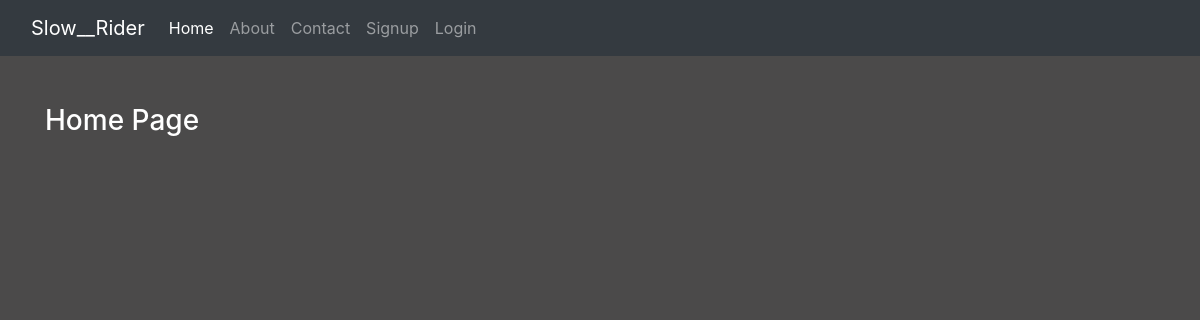
The app's page /, older data.
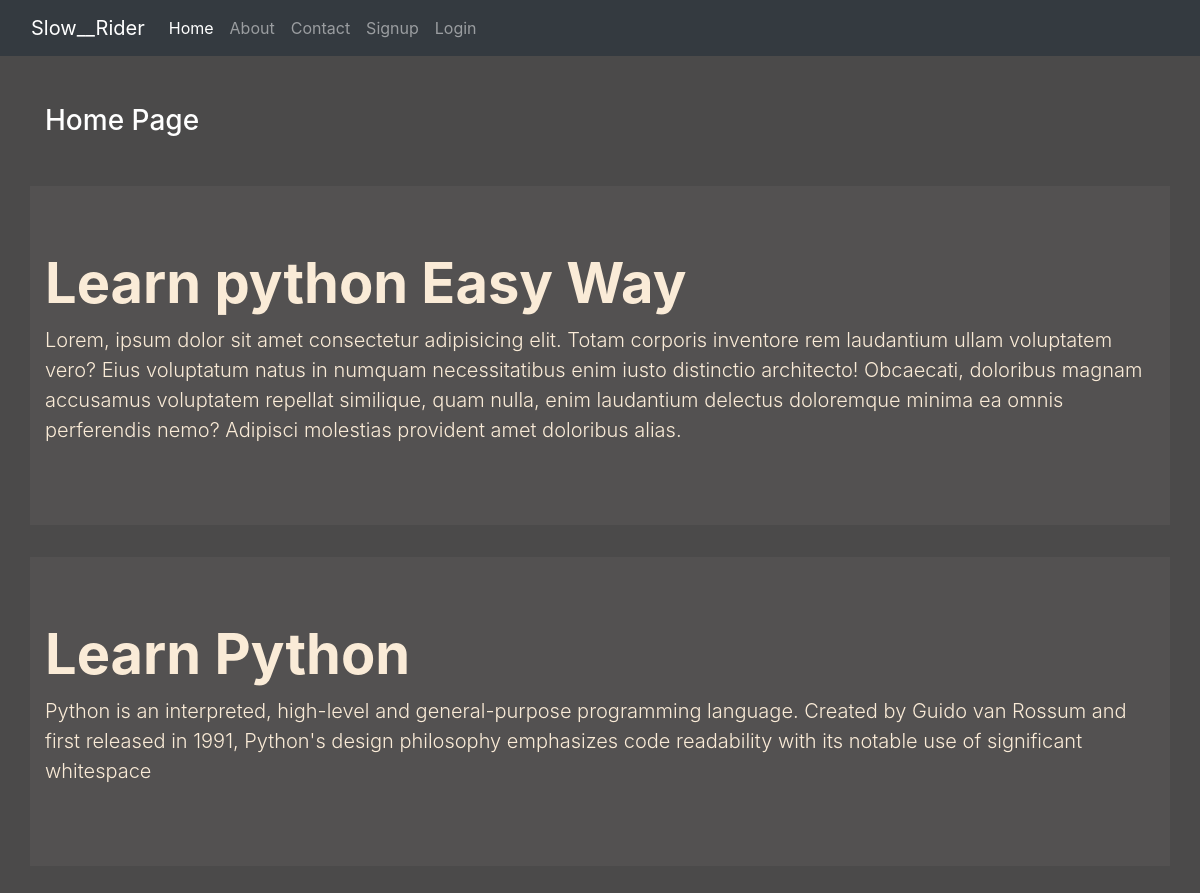
The same page, newer data.
### blog/models.py (models this page shows)
class Post(models.Model):
    title = models.CharField(max_length=150)
    desc = models.TextField()

### blog/views.py (the view)
# urls.py: 2. Add a URL to urlpatterns:  path('', views.home, name='home')
def home(request):
    posts = Post.objects.all()
    return render(request,'blog/home.html',{'posts':posts})

### blog/templates/blog/home.html (shortened to what this page needs)
{% extends 'blog/base.html' %}
{% load static % }
{% block content %}
    <div class="col-sm-10">
        <h3 class="text-white my-5 ">Home Page</h3>
    </div>
    {% for post in posts %}
        <div class="jumbotron jumbotron-fluid jumbo-color">
            <div class="container">
                <h1 class="display-4 font-weight-bold">{{post.title}}</h1>
                <p class="lead">{{post.desc}}</p>
            </div>
        </div>
    {% endfor %}

### blog/templates/blog/base.html (shortened to what this page needs)
{% load static %}
<!DOCTYPE html>
<html lang="en">
<head>
    <link rel="stylesheet" href="{% static 'blog/css/bootstrap.css' %}">
    <link rel="stylesheet" href="{% static 'blog/css/style.css' %}">
</head>
<body>
    <div class="container-fluid bg-dark">
        {% include 'blog/navbar.html' %}
    </div>
    <div class="container">
        <div class="row">
            {% block content %}
            {% endblock content %}
        </div>
    </div>
</body>
</html>

### blog/templates/blog/navbar.html (shortened to what this page needs)
<nav class="navbar navbar-expand-lg navbar-dark bg-dark">
  <a class="navbar-brand" href="/">Slow__Rider</a>
  <div class="collapse navbar-collapse" id="navbarNav">
    <ul class="navbar-nav">
      <li class="nav-item active">
        <a class="nav-link" href="/">Home <span class="sr-only">(current)</span></a>
      </li>
      <li class="nav-item">
        <a class="nav-link" href="{% url 'about' %}">About</a>
      </li>
      <li class="nav-item">
        <a class="nav-link" href="{% url 'contact' %}">Contact</a>
      </li>
      {% if request.user.is_authenticated %}
          <li class="nav-item">
            <a class="nav-link" href="{% url 'dashboard' %}">Dashboard</a>
          </li>
          <li class="nav-item">
            <a class="nav-link" href="{% url 'user_logout' %}">Logout</a>
          </li>
      {% else %}
          <li class="nav-item">
            <a class="nav-link" href="{% url 'signup' %}">Signup</a>
          </li>
          <li class="nav-item">
            <a class="nav-link" href="{% url 'user_login' %}">Login</a>
          </li>
      {% endif %}
    </ul>
  </div>
</nav>

### blog/static/blog/css/style.css (style rules this page uses)
body { background-color: rgb(75, 74, 74); color: antiquewhite; }
.jumbo-color { background-color: rgb(83, 81, 81); }

Row changes from the older to the newer data that the page shows:
added Post: title "Learn python Easy Way", desc "Lorem, ipsum dolor sit amet consectetur adipisicing elit. Totam corporis inventore rem laudantium ullam voluptatem vero? Eius voluptatum natus in numquam necessitatibus enim iusto distinctio architecto! Obcaecati, doloribus magnam accusamus voluptatem repellat similique, quam nulla, enim laudantium delectus doloremque minima ea omnis perferendis nemo? Adipisci molestias provident amet doloribus alias."
added Post: title "Learn Python", desc "Python is an interpreted, high-level and general-purpose programming language. Created by Guido van Rossum and first released in 1991, Python's design philosophy emphasizes code readability with its notable use of significant whitespace"
